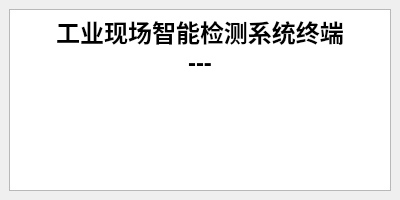
<?xml version="1.0" encoding="UTF-8"?>
<ui version="4.0">
 <class>aboutbox</class>
 <widget class="QMainWindow" name="aboutbox">
  <property name="geometry">
   <rect>
    <x>0</x>
    <y>0</y>
    <width>400</width>
    <height>200</height>
   </rect>
  </property>
  <property name="maximumSize">
   <size>
    <width>400</width>
    <height>200</height>
   </size>
  </property>
  <property name="windowTitle">
   <string>ABOUT</string>
  </property>
  <widget class="QWidget" name="centralwidget">
   <property name="maximumSize">
    <size>
     <width>400</width>
     <height>200</height>
    </size>
   </property>
   <layout class="QGridLayout" name="gridLayout">
    <item row="0" column="0">
     <widget class="QTextBrowser" name="textBrowser">
      <property name="maximumSize">
       <size>
        <width>16777215</width>
        <height>16777215</height>
       </size>
      </property>
      <property name="html">
       <string>&lt;!DOCTYPE HTML PUBLIC &quot;-//W3C//DTD HTML 4.0//EN&quot; &quot;http://www.w3.org/TR/REC-html40/strict.dtd&quot;&gt;
&lt;html&gt;&lt;head&gt;&lt;meta name=&quot;qrichtext&quot; content=&quot;1&quot; /&gt;&lt;style type=&quot;text/css&quot;&gt;
p, li { white-space: pre-wrap; }
&lt;/style&gt;&lt;/head&gt;&lt;body style=&quot; font-family:'SimSun'; font-size:9pt; font-weight:400; font-style:normal;&quot;&gt;
&lt;p align=&quot;center&quot; style=&quot; margin-top:0px; margin-bottom:0px; margin-left:0px; margin-right:0px; -qt-block-indent:0; text-indent:0px;&quot;&gt;&lt;span style=&quot; font-size:18pt; font-weight:600;&quot;&gt;工业现场智能检测系统终端&lt;/span&gt;&lt;/p&gt;
&lt;p align=&quot;center&quot; style=&quot; margin-top:0px; margin-bottom:0px; margin-left:0px; margin-right:0px; -qt-block-indent:0; text-indent:0px;&quot;&gt;&lt;span style=&quot; font-size:18pt; font-weight:600;&quot;&gt;---&lt;/span&gt;&lt;/p&gt;&lt;/body&gt;&lt;/html&gt;</string>
      </property>
     </widget>
    </item>
   </layout>
  </widget>
  <widget class="QMenuBar" name="menubar">
   <property name="geometry">
    <rect>
     <x>0</x>
     <y>0</y>
     <width>400</width>
     <height>23</height>
    </rect>
   </property>
  </widget>
 </widget>
 <resources/>
 <connections/>
</ui>
